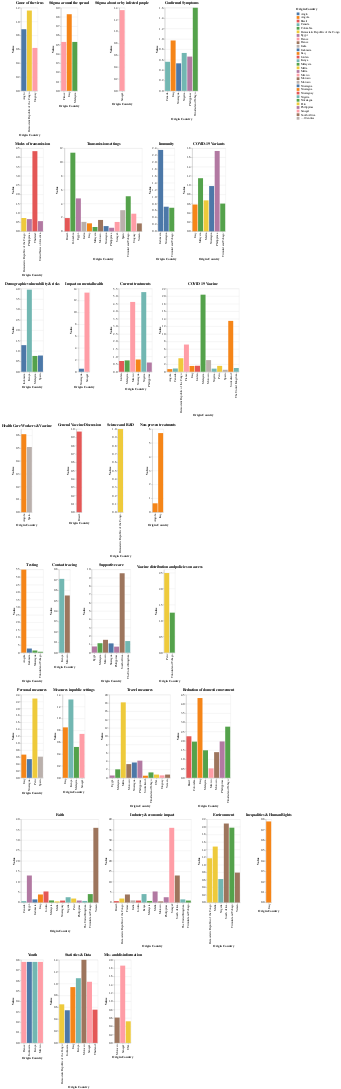

This figure's Vega-Lite source:
### Vega-Lite specification from a JSON file in a GitHub repository (floating-point values rounded to 4 significant figures)
{"$schema": "https://vega.github.io/schema/vega-lite/v5.json", "datasets": {"Topic1": [{"Topic on Rise": "Cause of the virus", "Origin Country": "Democratic Republic of the Congo", "Value": "1.16"}, {"Topic on Rise": "Cause of the virus", "Origin Country": "Anglo", "Value": "0.89"}, {"Topic on Rise": "Cause of the virus", "Origin Country": "Uruguay", "Value": "0.62"}], "Topic2": [{"Topic on Rise": "Stigma around the spread", "Origin Country": "France", "Value": "0.53"}, {"Topic on Rise": "Stigma around the spread", "Origin Country": "Iraq", "Value": "0.83"}, {"Topic on Rise": "Stigma around the spread", "Origin Country": "Malaysia", "Value": "0.53"}], "Topic3": [{"Topic on Rise": "Stigma about or by infected people ", "Origin Country": "Senegal", "Value": "1.36"}], "Topic4": [{"Topic on Rise": "Confirmed Symptoms", "Origin Country": "Canada", "Value": "0.56"}, {"Topic on Rise": "Confirmed Symptoms", "Origin Country": "Nicaragua", "Value": "0.53"}, {"Topic on Rise": "Confirmed Symptoms", "Origin Country": "Trinidad and Tobago", "Value": "1.6"}, {"Topic on Rise": "Confirmed Symptoms", "Origin Country": "Iraq", "Value": "0.97"}, {"Topic on Rise": "Confirmed Symptoms", "Origin Country": "Nigeria", "Value": "0.73"}, {"Topic on Rise": "Confirmed Symptoms", "Origin Country": "Philippines", "Value": "0.66"}], "Topic5": [{"Topic on Rise": "Modes of transmission", "Origin Country": "Democratic Republic of the Congo", "Value": "0.72"}, {"Topic on Rise": "Modes of transmission", "Origin Country": "Thailand", "Value": "4.34"}, {"Topic on Rise": "Modes of transmission", "Origin Country": "United States of America", "Value": "0.55"}, {"Topic on Rise": "Modes of transmission", "Origin Country": "Philippines", "Value": "0.66"}], "Topic6": [{"Topic on Rise": "Transmission settings", "Origin Country": "Colombia", "Value": "11.35"}, {"Topic on Rise": "Transmission settings", "Origin Country": "Brazil", "Value": "1.91"}, {"Topic on Rise": "Transmission settings", "Origin Country": "Nicaragua", "Value": "0.75"}, {"Topic on Rise": "Transmission settings", "Origin Country": "Trinidad and Tobago", "Value": "5.06"}, {"Topic on Rise": "Transmission settings", "Origin Country": "Uruguay", "Value": "2.54"}, {"Topic on Rise": "Transmission settings", "Origin Country": "Egypt", "Value": "4.75"}, {"Topic on Rise": "Transmission settings", "Origin Country": "Iraq", "Value": "1.15"}, {"Topic on Rise": "Transmission settings", "Origin Country": "Morocco", "Value": "1.64"}, {"Topic on Rise": "Transmission settings", "Origin Country": "Yemen", "Value": "1.14"}, {"Topic on Rise": "Transmission settings", "Origin Country": "Spain", "Value": "3.05"}, {"Topic on Rise": "Transmission settings", "Origin Country": "India", "Value": "1.36"}, {"Topic on Rise": "Transmission settings", "Origin Country": "Malaysia", "Value": "0.62"}, {"Topic on Rise": "Transmission settings", "Origin Country": "Philippines", "Value": "0.51"}, {"Topic on Rise": "Transmission settings", "Origin Country": "Senegal", "Value": "1.35"}], "Topic7": [{"Topic on Rise": "Immunity", "Origin Country": "Indonesia", "Value": "2.35"}, {"Topic on Rise": "Immunity", "Origin Country": "Nicaragua", "Value": "0.71"}, {"Topic on Rise": "Immunity", "Origin Country": "Trinidad and Tobago", "Value": "0.68"}], "Topic8": [{"Topic on Rise": "COVID-19 Variants", "Origin Country": "Iraq", "Value": "0.58"}, {"Topic on Rise": "COVID-19 Variants", "Origin Country": "Malta", "Value": "0.67"}, {"Topic on Rise": "COVID-19 Variants", "Origin Country": "Malaysia", "Value": "1.15"}, {"Topic on Rise": "COVID-19 Variants", "Origin Country": "Nicaragua", "Value": "0.98"}, {"Topic on Rise": "COVID-19 Variants", "Origin Country": "Trinidad and Tobago", "Value": "0.6"}, {"Topic on Rise": "COVID-19 Variants", "Origin Country": "Philippines", "Value": "1.74"}], "Topic9": [{"Topic on Rise": "Demographic vulnerability & risks", "Origin Country": "Spain ", "Value": "0.78"}, {"Topic on Rise": "Demographic vulnerability & risks", "Origin Country": "Indonesia", "Value": "1.28"}, {"Topic on Rise": "Demographic vulnerability & risks", "Origin Country": "Kenya", "Value": "3.95"}, {"Topic on Rise": "Demographic vulnerability & risks", "Origin Country": "Malaysia", "Value": "0.76"}], "Topic10": [{"Topic on Rise": "Impact on mental health", "Origin Country": "Senegal", "Value": "13.33"}, {"Topic on Rise": "Impact on mental health", "Origin Country": "Nicaragua", "Value": "0.51"}], "Topic11": [{"Topic on Rise": "Current treatments", "Origin Country": "Jordan", "Value": "0.71"}, {"Topic on Rise": "Current treatments", "Origin Country": "Mexico", "Value": "4.62"}, {"Topic on Rise": "Current treatments", "Origin Country": "Nicaragua ", "Value": "0.81"}, {"Topic on Rise": "Current treatments", "Origin Country": "Malaysia", "Value": "0.75"}, {"Topic on Rise": "Current treatments", "Origin Country": "Philippines", "Value": "0.61"}, {"Topic on Rise": "Current treatments", "Origin Country": "Nigeria", "Value": "5.27"}], "Topic12": [{"Topic on Rise": "COVID 19 Vaccine", "Origin Country": "Angola", "Value": "0.69"}, {"Topic on Rise": "COVID 19 Vaccine", "Origin Country": "Democratic Republic of the Congo", "Value": "3.57"}, {"Topic on Rise": "COVID 19 Vaccine", "Origin Country": "Nigeria", "Value": "0.82"}, {"Topic on Rise": "COVID 19 Vaccine", "Origin Country": "Canada", "Value": "0.86"}, {"Topic on Rise": "COVID 19 Vaccine", "Origin Country": "Peru", "Value": "1.55"}, {"Topic on Rise": "COVID 19 Vaccine", "Origin Country": "Switzerland", "Value": "13.46"}, {"Topic on Rise": "COVID 19 Vaccine", "Origin Country": "Spain", "Value": "0.52"}, {"Topic on Rise": "COVID 19 Vaccine", "Origin Country": "France", "Value": "7.2"}, {"Topic on Rise": "COVID 19 Vaccine", "Origin Country": "The United Kingdom", "Value": "0.99"}, {"Topic on Rise": "COVID 19 Vaccine", "Origin Country": "Iraq", "Value": "1.53"}, {"Topic on Rise": "COVID 19 Vaccine", "Origin Country": "Jordan", "Value": "1.58"}, {"Topic on Rise": "COVID 19 Vaccine", "Origin Country": "Morocco ", "Value": "3.08"}, {"Topic on Rise": "COVID 19 Vaccine", "Origin Country": "Malaysia", "Value": "20.4"}], "Topic13": [{"Topic on Rise": "Health Care Workers & Vaccine", "Origin Country": "Angola", "Value": "0.61"}, {"Topic on Rise": "Health Care Workers & Vaccine", "Origin Country": "Spain", "Value": "0.51"}], "Topic14": [{"Topic on Rise": "General Vaccine Discussion", "Origin Country": "Brazil", "Value": "0.97"}], "Topic15": [{"Topic on Rise": "Science and R&D", "Origin Country": "Democratic Republic of the Congo", "Value": "1"}], "Topic16": [{"Topic on Rise": "Non-proven treatments", "Origin Country": "Angola", "Value": "0.64"}, {"Topic on Rise": "Non-proven treatments", "Origin Country": "Iraq", "Value": "5.71"}], "Topic17": [{"Topic on Rise": "Testing", "Origin Country": "Angola", "Value": "54.94"}, {"Topic on Rise": "Testing", "Origin Country": "Indonesia", "Value": "2.71"}, {"Topic on Rise": "Testing", "Origin Country": "Nircaragua", "Value": "1.4"}, {"Topic on Rise": "Testing", "Origin Country": "Trinidad and Tobago", "Value": "0.57"}], "Topic18": [{"Topic on Rise": "Contact tracing", "Origin Country": "Kenya", "Value": "0.71"}, {"Topic on Rise": "Contact tracing", "Origin Country": "Morocco", "Value": "0.55"}], "Topic19": [{"Topic on Rise": "Supportive care", "Origin Country": "Egypt", "Value": "0.74"}, {"Topic on Rise": "Supportive care", "Origin Country": "Morocco", "Value": "1.54"}, {"Topic on Rise": "Supportive care", "Origin Country": "Malaysia", "Value": "1.13"}, {"Topic on Rise": "Supportive care", "Origin Country": "Philippines", "Value": "0.72"}, {"Topic on Rise": "Supportive care", "Origin Country": "Nicaragua", "Value": "1.11"}, {"Topic on Rise": "Supportive care", "Origin Country": "The United Kingdom", "Value": "1.39"}, {"Topic on Rise": "Supportive care", "Origin Country": "South Africa", "Value": "9.55"}], "Topic20": [{"Topic on Rise": "Vaccine distribution and policies on access", "Origin Country": "Peru", "Value": "2.49"}, {"Topic on Rise": "Vaccine distribution and policies on access ", "Origin Country": "Trinidad and Tobago", "Value": "1.25"}], "Topic21": [{"Topic on Rise": "Personal measures", "Origin Country": "Spain", "Value": "0.61"}, {"Topic on Rise": "Personal measures", "Origin Country": "Iraq", "Value": "0.67"}, {"Topic on Rise": "Personal measures", "Origin Country": "Nicaragua", "Value": "0.54"}, {"Topic on Rise": "Personal measures", "Origin Country": "Peru", "Value": "2.29"}], "Topic22": [{"Topic on Rise": "Measures in public settings", "Origin Country": "Iraq", "Value": "0.85"}, {"Topic on Rise": "Measures in public settings", "Origin Country": "Kenya", "Value": "1.32"}, {"Topic on Rise": "Measures in public settings", "Origin Country": "Senegal", "Value": "0.74"}, {"Topic on Rise": "Measures in public settings", "Origin Country": "Malaysia", "Value": "0.52"}], "Topic23": [{"Topic on Rise": "Travel measures", "Origin Country": "Malta", "Value": "18.16"}, {"Topic on Rise": "Travel measures", "Origin Country": "Switzerland", "Value": "0.51"}, {"Topic on Rise": "Travel measures", "Origin Country": "Egypt", "Value": "0.56"}, {"Topic on Rise": "Travel measures", "Origin Country": "Morocco", "Value": "3.3"}, {"Topic on Rise": "Travel measures", "Origin Country": "Yemen", "Value": "0.78"}, {"Topic on Rise": "Travel measures", "Origin Country": "Malaysia", "Value": "2.04"}, {"Topic on Rise": "Travel measures", "Origin Country": "Philippines", "Value": "4.13"}, {"Topic on Rise": "Travel measures", "Origin Country": "Nicaragua", "Value": "3.69"}, {"Topic on Rise": "Travel measures", "Origin Country": "Trinidad and Tobago", "Value": "1.3"}, {"Topic on Rise": "Travel measures", "Origin Country": "Uruguay", "Value": "0.59"}, {"Topic on Rise": "Travel measures", "Origin Country": "USA", "Value": "0.78"}], "Topic24": [{"Topic on Rise": "Reduction of domestic movement", "Origin Country": "Brazil", "Value": "2.25"}, {"Topic on Rise": "Reduction of domestic movement", "Origin Country": "Colombia", "Value": "1.96"}, {"Topic on Rise": "Reduction of domestic movement", "Origin Country": "Mexico", "Value": "0.51"}, {"Topic on Rise": "Reduction of domestic movement", "Origin Country": "Trinidad and Tobago", "Value": "2.77"}, {"Topic on Rise": "Reduction of domestic movement", "Origin Country": "Iraq", "Value": "4.32"}, {"Topic on Rise": "Reduction of domestic movement", "Origin Country": "Morocco", "Value": "1.39"}, {"Topic on Rise": "Reduction of domestic movement", "Origin Country": "Malaysia", "Value": "1.49"}, {"Topic on Rise": "Reduction of domestic movement", "Origin Country": "Philippines", "Value": "1.97"}], "Topic25": [{"Topic on Rise": "Faith", "Origin Country": "Canada", "Value": "0.65"}, {"Topic on Rise": "Faith", "Origin Country": "Nicaraguay", "Value": "0.91"}, {"Topic on Rise": "Faith", "Origin Country": "Peru", "Value": "1.89"}, {"Topic on Rise": "Faith", "Origin Country": "Trinidad and Tobago", "Value": "4.03"}, {"Topic on Rise": "Faith", "Origin Country": "Yemen", "Value": "35.93"}, {"Topic on Rise": "Faith", "Origin Country": "Egypt", "Value": "12.98"}, {"Topic on Rise": "Faith", "Origin Country": "Iraq", "Value": "3.85"}, {"Topic on Rise": "Faith", "Origin Country": "Jordan", "Value": "5.29"}, {"Topic on Rise": "Faith", "Origin Country": "Indonesia", "Value": "1.48"}, {"Topic on Rise": "Faith", "Origin Country": "Malaysia", "Value": "0.99"}, {"Topic on Rise": "Faith", "Origin Country": "Philippines", "Value": "0.93"}, {"Topic on Rise": "Faith", "Origin Country": "Malta", "Value": "0.52"}, {"Topic on Rise": "Faith", "Origin Country": "The United Kingdom", "Value": "0.73"}, {"Topic on Rise": "Faith", "Origin Country": "Nigeria", "Value": "2.52"}], "Topic26": [{"Topic on Rise": "Industry & economic impact", "Origin Country": "Brazil", "Value": "0.65"}, {"Topic on Rise": "Industry & economic impact ", "Origin Country": "Trinidad and Tobago", "Value": "0.91"}, {"Topic on Rise": "Industry & economic impact ", "Origin Country": "Democratic Republic of the Congo", "Value": "1.89"}, {"Topic on Rise": "Industry & economic impact ", "Origin Country": "Kenya", "Value": "4.03"}, {"Topic on Rise": "Industry & economic impact ", "Origin Country": "Senegal", "Value": "35.93"}, {"Topic on Rise": "Industry & economic impact ", "Origin Country": "South Africa", "Value": "12.98"}, {"Topic on Rise": "Industry & economic impact ", "Origin Country": "France ", "Value": "3.85"}, {"Topic on Rise": "Industry & economic impact ", "Origin Country": "Malta ", "Value": "5.29"}, {"Topic on Rise": "Industry & economic impact ", "Origin Country": "The United Kingdom", "Value": "1.48"}, {"Topic on Rise": "Industry & economic impact ", "Origin Country": "India", "Value": "0.99"}, {"Topic on Rise": "Industry & economic impact ", "Origin Country": "Jordan", "Value": "0.93"}, {"Topic on Rise": "Industry & economic impact ", "Origin Country": "Morocco", "Value": "0.52"}, {"Topic on Rise": "Industry & economic impact ", "Origin Country": "Malaysia", "Value": "0.73"}, {"Topic on Rise": "Industry & economic impact ", "Origin Country": "Philippines", "Value": "2.52"}], "Topic27": [{"Topic on Rise": "Environment", "Origin Country": "Democratic Republic of the Congo", "Value": "1.17"}, {"Topic on Rise": "Environment ", "Origin Country": "Nigeria", "Value": "0.62"}, {"Topic on Rise": "Environment ", "Origin Country": "South Africa", "Value": "2.09"}, {"Topic on Rise": "Environment ", "Origin Country": "Malta", "Value": "1.48"}, {"Topic on Rise": "Environment ", "Origin Country": "Trinidad and Tobago", "Value": "1.98"}, {"Topic on Rise": "Environment", "Origin Country": "Yemen", "Value": "0.79"}], "Topic28": [{"Topic on Rise": "Inequalities & Human Rights ", "Origin Country": "Iraq", "Value": "0.78"}], "Topic29": [{"Topic on Rise": "Youth", "Origin Country": "France", "Value": "0.78"}, {"Topic on Rise": "Youth", "Origin Country": "Indonesia", "Value": "0.78"}, {"Topic on Rise": "Youth", "Origin Country": "Kenya", "Value": "0.78"}, {"Topic on Rise": "Youth", "Origin Country": "Mexico", "Value": "0.78"}], "Topic30": [{"Topic on Rise": "Statistics & Data", "Origin Country": "Democratic Republic of the Congo", "Value": "0.65"}, {"Topic on Rise": "Statistics & Data", "Origin Country": "Senegal", "Value": "1.03"}, {"Topic on Rise": "Statistics & Data ", "Origin Country": "Kenya", "Value": "1.09"}, {"Topic on Rise": "Statistics & Data ", "Origin Country": "Indonesia", "Value": "0.55"}, {"Topic on Rise": "Statistics & Data ", "Origin Country": "Thailand", "Value": "0.56"}, {"Topic on Rise": "Statistics & Data ", "Origin Country": "Iraq", "Value": "0.94"}, {"Topic on Rise": "Statistics & Data ", "Origin Country": "Morocco", "Value": "1.4"}], "Topic31": [{"Topic on Rise": "Mis- and disinformation ", "Origin Country": "Morocco", "Value": "0.61"}, {"Topic on Rise": "Mis- and disinformation ", "Origin Country": "Senegal", "Value": "1.86"}, {"Topic on Rise": "Mis- and disinformation ", "Origin Country": "USA", "Value": "0.52"}]}, "vconcat": [{"hconcat": [{"title": "Cause of the virus", "data": {"name": "Topic1"}, "mark": "bar", "encoding": {"x": {"field": "Origin Country"}, "y": {"field": "Value", "type": "quantitative"}, "tooltip": {"field": "Value", "type": "quantitative"}, "color": {"field": "Origin Country"}}}, {"title": "Stigma around the spread", "data": {"name": "Topic2"}, "mark": "bar", "encoding": {"x": {"field": "Origin Country"}, "y": {"field": "Value", "type": "quantitative"}, "tooltip": {"field": "Value", "type": "quantitative"}, "color": {"field": "Origin Country"}}}, {"title": "Stigma about or by infected people ", "data": {"name": "Topic3"}, "mark": "bar", "encoding": {"x": {"field": "Origin Country"}, "y": {"field": "Value", "type": "quantitative"}, "tooltip": {"field": "Value", "type": "quantitative"}, "color": {"field": "Origin Country"}}}, {"title": "Confirmed Symptoms", "data": {"name": "Topic4"}, "mark": "bar", "encoding": {"x": {"field": "Origin Country"}, "y": {"field": "Value", "type": "quantitative"}, "tooltip": {"field": "Value", "type": "quantitative"}, "color": {"field": "Origin Country"}}}]}, {"hconcat": [{"title": "Modes of transmission", "data": {"name": "Topic5"}, "mark": "bar", "encoding": {"x": {"field": "Origin Country"}, "y": {"field": "Value", "type": "quantitative"}, "tooltip": {"field": "Value", "type": "quantitative"}, "color": {"field": "Origin Country"}}}, {"title": "Transmission settings", "data": {"name": "Topic6"}, "mark": "bar", "encoding": {"x": {"field": "Origin Country"}, "y": {"field": "Value", "type": "quantitative"}, "tooltip": {"field": "Value", "type": "quantitative"}, "color": {"field": "Origin Country"}}}, {"title": "Immunity", "data": {"name": "Topic7"}, "mark": "bar", "encoding": {"x": {"field": "Origin Country"}, "y": {"field": "Value", "type": "quantitative"}, "tooltip": {"field": "Value", "type": "quantitative"}, "color": {"field": "Origin Country"}}}, {"title": "COVID-19 Variants ", "data": {"name": "Topic8"}, "mark": "bar", "encoding": {"x": {"field": "Origin Country"}, "y": {"field": "Value", "type": "quantitative"}, "tooltip": {"field": "Value", "type": "quantitative"}, "color": {"field": "Origin Country"}}}]}, {"hconcat": [{"title": "Demographic vulnerability & risks", "data": {"name": "Topic9"}, "mark": "bar", "encoding": {"x": {"field": "Origin Country"}, "y": {"field": "Value", "type": "quantitative"}, "tooltip": {"field": "Value", "type": "quantitative"}, "color": {"field": "Origin Country"}}}, {"title": "Impact on mental health", "data": {"name": "Topic10"}, "mark": "bar", "encoding": {"x": {"field": "Origin Country"}, "y": {"field": "Value", "type": "quantitative"}, "tooltip": {"field": "Value", "type": "quantitative"}, "color": {"field": "Origin Country"}}}, {"title": "Current treatments", "data": {"name": "Topic11"}, "mark": "bar", "encoding": {"x": {"field": "Origin Country"}, "y": {"field": "Value", "type": "quantitative"}, "tooltip": {"field": "Value", "type": "quantitative"}, "color": {"field": "Origin Country"}}}, {"title": "COVID 19 Vaccine", "data": {"name": "Topic12"}, "mark": "bar", "encoding": {"x": {"field": "Origin Country"}, "y": {"field": "Value", "type": "quantitative"}, "tooltip": {"field": "Value", "type": "quantitative"}, "color": {"field": "Origin Country"}}}]}, {"hconcat": [{"title": "Health Care Workers & Vaccine", "data": {"name": "Topic13"}, "mark": "bar", "encoding": {"x": {"field": "Origin Country"}, "y": {"field": "Value", "type": "quantitative"}, "tooltip": {"field": "Value", "type": "quantitative"}, "color": {"field": "Origin Country"}}}, {"title": "General Vaccine Discussion", "data": {"name": "Topic14"}, "mark": "bar", "encoding": {"x": {"field": "Origin Country"}, "y": {"field": "Value", "type": "quantitative"}, "tooltip": {"field": "Value", "type": "quantitative"}, "color": {"field": "Origin Country"}}}, {"title": "Science and R&D", "data": {"name": "Topic15"}, "mark": "bar", "encoding": {"x": {"field": "Origin Country"}, "y": {"field": "Value", "type": "quantitative"}, "tooltip": {"field": "Value", "type": "quantitative"}, "color": {"field": "Origin Country"}}}, {"title": "Non-proven treatments", "data": {"name": "Topic16"}, "mark": "bar", "encoding": {"x": {"field": "Origin Country"}, "y": {"field": "Value", "type": "quantitative"}, "tooltip": {"field": "Value", "type": "quantitative"}, "color": {"field": "Origin Country"}}}]}, {"hconcat": [{"title": "Testing", "data": {"name": "Topic17"}, "mark": "bar", "encoding": {"x": {"field": "Origin Country"}, "y": {"field": "Value", "type": "quantitative"}, "tooltip": {"field": "Value", "type": "quantitative"}, "color": {"field": "Origin Country"}}}, {"title": "Contact tracing", "data": {"name": "Topic18"}, "mark": "bar", "encoding": {"x": {"field": "Origin Country"}, "y": {"field": "Value", "type": "quantitative"}, "tooltip": {"field": "Value", "type": "quantitative"}, "color": {"field": "Origin Country"}}}, {"title": "Supportive care", "data": {"name": "Topic19"}, "mark": "bar", "encoding": {"x": {"field": "Origin Country"}, "y": {"field": "Value", "type": "quantitative"}, "tooltip": {"field": "Value", "type": "quantitative"}, "color": {"field": "Origin Country"}}}, {"title": "Vaccine distribution and policies on access", "data": {"name": "Topic20"}, "mark": "bar", "encoding": {"x": {"field": "Origin Country"}, "y": {"field": "Value", "type": "quantitative"}, "tooltip": {"field": "Value", "type": "quantitative"}, "color": {"field": "Origin Country"}}}]}, {"hconcat": [{"title": "Personal measures", "data": {"name": "Topic21"}, "mark": "bar", "encoding": {"x": {"field": "Origin Country"}, "y": {"field": "Value", "type": "quantitative"}, "tooltip": {"field": "Value", "type": "quantitative"}, "color": {"field": "Origin Country"}}}, {"title": "Measures in public settings", "data": {"name": "Topic22"}, "mark": "bar", "encoding": {"x": {"field": "Origin Country"}, "y": {"field": "Value", "type": "quantitative"}, "tooltip": {"field": "Value", "type": "quantitative"}, "color": {"field": "Origin Country"}}}, {"title": "Travel measures", "data": {"name": "Topic23"}, "mark": "bar", "encoding": {"x": {"field": "Origin Country"}, "y": {"field": "Value", "type": "quantitative"}, "tooltip": {"field": "Value", "type": "quantitative"}, "color": {"field": "Origin Country"}}}, {"title": "Reduction of domestic movement", "data": {"name": "Topic24"}, "mark": "bar", "encoding": {"x": {"field": "Origin Country"}, "y": {"field": "Value", "type": "quantitative"}, "tooltip": {"field": "Value", "type": "quantitative"}, "color": {"field": "Origin Country"}}}]}, {"hconcat": [{"title": "Faith", "data": {"name": "Topic25"}, "mark": "bar", "encoding": {"x": {"field": "Origin Country"}, "y": {"field": "Value", "type": "quantitative"}, "tooltip": {"field": "Value", "type": "quantitative"}, "color": {"field": "Origin Country"}}}, {"title": "Industry & economic impact", "data": {"name": "Topic26"}, "mark": "bar", "encoding": {"x": {"field": "Origin Country"}, "y": {"field": "Value", "type": "quantitative"}, "tooltip": {"field": "Value", "type": "quantitative"}, "color": {"field": "Origin Country"}}}, {"title": "Environment", "data": {"name": "Topic27"}, "mark": "bar", "encoding": {"x": {"field": "Origin Country"}, "y": {"field": "Value", "type": "quantitative"}, "tooltip": {"field": "Value", "type": "quantitative"}, "color": {"field": "Origin Country"}}}, {"title": "Inequalities & Human Rights", "data": {"name": "Topic28"}, "mark": "bar", "encoding": {"x": {"field": "Origin Country"}, "y": {"field": "Value", "type": "quantitative"}, "tooltip": {"field": "Value", "type": "quantitative"}, "color": {"field": "Origin Country"}}}]}, {"hconcat": [{"title": "Youth", "data": {"name": "Topic29"}, "mark": "bar", "encoding": {"x": {"field": "Origin Country"}, "y": {"field": "Value", "type": "quantitative"}, "tooltip": {"field": "Value", "type": "quantitative"}, "color": {"field": "Origin Country"}}}, {"title": "Statistics & Data ", "data": {"name": "Topic30"}, "mark": "bar", "encoding": {"x": {"field": "Origin Country"}, "y": {"field": "Value", "type": "quantitative"}, "tooltip": {"field": "Value", "type": "quantitative"}, "color": {"field": "Origin Country"}}}, {"title": "Mis- and disinformation ", "data": {"name": "Topic31"}, "mark": "bar", "encoding": {"x": {"field": "Origin Country"}, "y": {"field": "Value", "type": "quantitative"}, "tooltip": {"field": "Value", "type": "quantitative"}, "color": {"field": "Origin Country"}}}]}], "config": {}}
